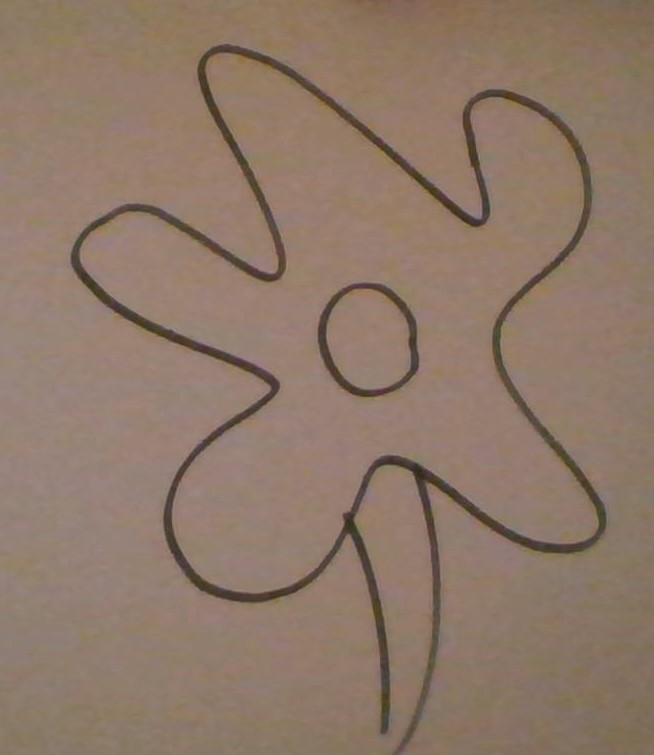
#> input picture Various/Template.jpg, 654 x 755 px
$ python edge_detection.py
#> lines starting #> are read from the running program, lines starting #| are printed output that depends on the picture; after the words box and inside, x2 and y2 are one past the last pixel; in counts of white or black regions, pixels touching at a corner belong together
# https://datacarpentry.org/image-processing/08-edge-detection/
# import skimage
# import skimage.feature
# import skimage.viewer
import skimage
import cv2
import skimage.feature
import skimage.viewer
import skimage.io
import sys

# read command-line arguments
filename = "Template.jpg"
sigma = float(2)
low_threshold = float(0.1)
high_threshold = float(0.3)

# load and display original image as grayscale
image = skimage.io.imread(fname=filename, as_gray=True)
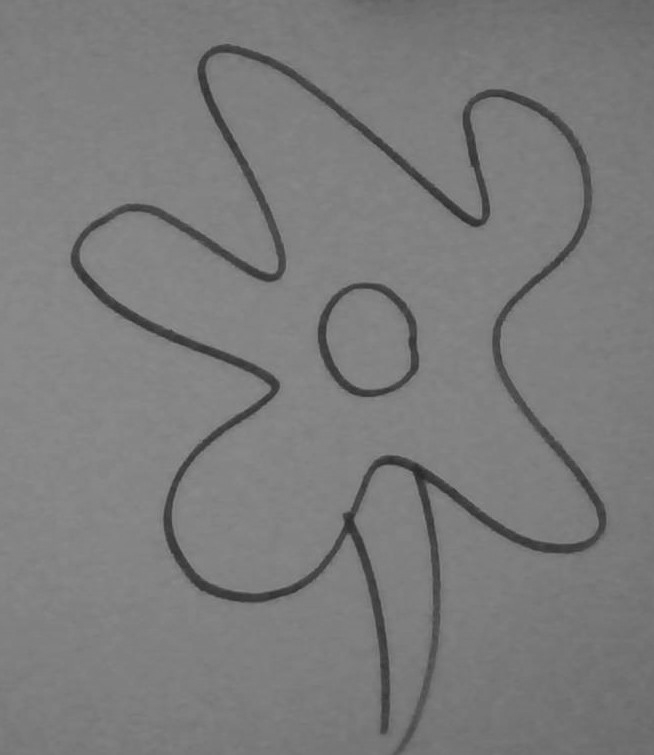
#> image: shape (755, 654) float64; min 0.158, max 0.586, mean 0.486
# le seguenti due righe non funzionano, non so perchè: le ho sostituite con imshow
# viewerr = skimage.viewer(image=image)
# viewerr.show()
cv2.imshow('Edges', image)

edges = skimage.feature.canny(
    image=image,
    sigma=sigma,
    low_threshold=low_threshold,
    high_threshold=high_threshold,
)
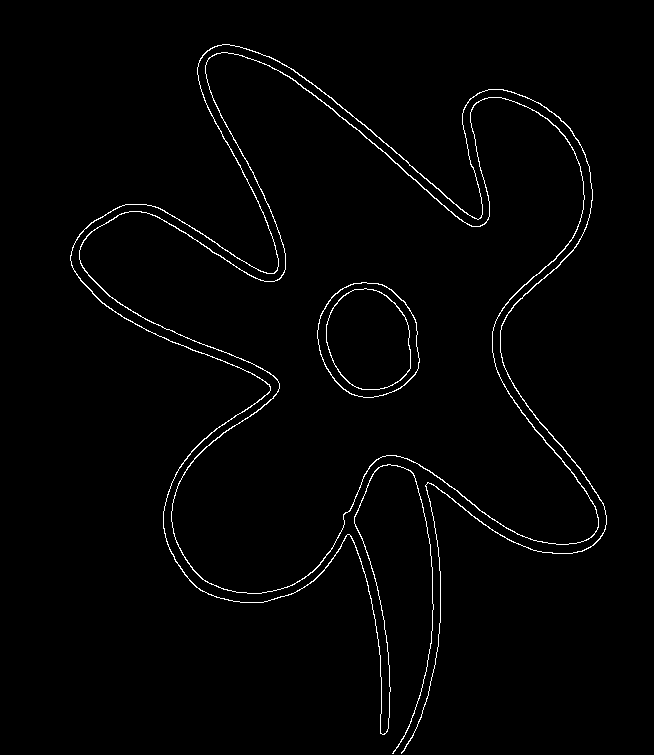
#> edges: shape (755, 654) bool; 1.6% white in thin lines or dots, all inside (x1, y1, x2, y2) = (70, 44, 607, 754)

# display edges
#> (the run stopped early here; a loop or call above may not have finished)
